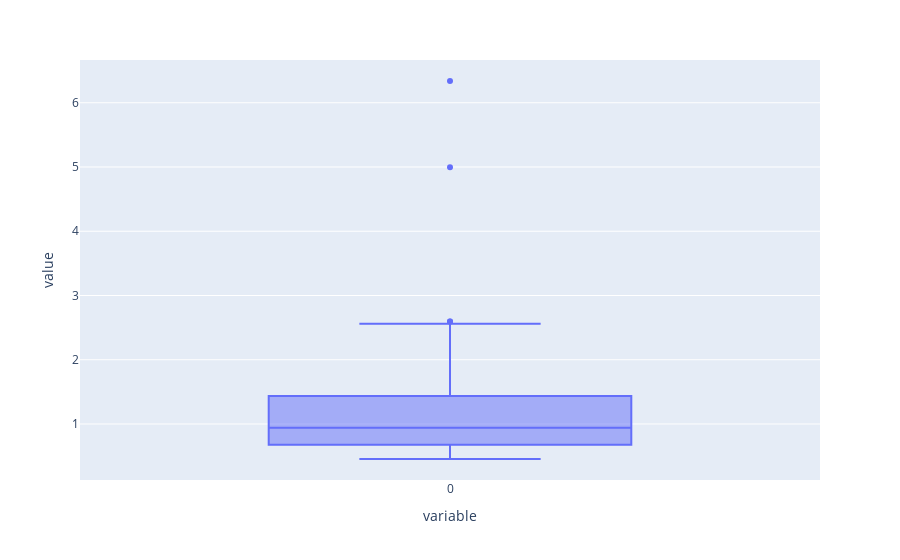

This figure's notebook cell:
### Code cell
px.box(rmwds)

### Figure 1 — Plotly figure (JSON) as saved in the notebook; plotly's stock layout.template omitted (floating-point values rounded to 4 significant figures)
{"data": [{"alignmentgroup": "True", "hovertemplate": "variable=%{x}<br>value=%{y}<extra></extra>", "legendgroup": "", "marker": {"color": "#636efa"}, "name": "", "notched": false, "offsetgroup": "", "orientation": "v", "showlegend": false, "type": "box", "x": ["0", "0", "0", "0", "0", "0", "0", "0", "0", "0", "0", "0", "0", "0", "0", "0", "0", "0", "0", "0", "0", "0", "0", "0", "0", "0", "0", "0", "0", "0", "0", "0", "0", "0", "0", "0", "0", "0", "0", "0", "0", "0", "0", "0", "0", "0", "0", "0", "0", "0", "0", "0", "0", "0", "0", "0", "0", "0", "0", "0", "0", "0", "0", "0", "0", "0", "0", "0", "0", "0", "0", "0", "0", "0", "0", "0", "0", "0", "0", "0", "0", "0"], "x0": " ", "xaxis": "x", "y": [0.6816, 1.012, 0.6345, 1.906, 1.307, 1.607, 0.8457, 2.596, 2.128, 0.4844, 1.436, 0.5889, 1.224, 1.214, 0.9673, 0.6093, 0.9455, 0.6768, 0.6206, 1.87, 0.5661, 0.5653, 0.8937, 0.6691, 1.126, 0.7314, 2.515, 1.444, 0.5927, 1.829, 0.5929, 0.9338, 1.137, 1.151, 0.7588, 0.6676, 1.144, 1.595, 0.69, 1.114, 0.7535, 0.455, 4.996, 2.595, 0.8247, 0.8207, 0.8652, 0.5708, 2.244, 0.7145, 2.514, 0.8565, 0.5073, 0.6972, 0.7374, 0.9299, 1.018, 1.032, 0.8472, 6.339, 0.9738, 0.7428, 0.8522, 1.033, 1.36, 1.8, 0.6422, 0.7998, 0.5771, 1.996, 0.6257, 1.907, 0.5643, 0.6398, 2.097, 0.5369, 1.349, 0.9488, 0.9706, 1.158, 2.313, 2.56], "y0": " ", "yaxis": "y"}], "layout": {"boxmode": "group", "legend": {"tracegroupgap": 0}, "margin": {"t": 60}, "xaxis": {"anchor": "y", "domain": [0, 1], "title": {"text": "variable"}}, "yaxis": {"anchor": "x", "domain": [0, 1], "title": {"text": "value"}}}}
